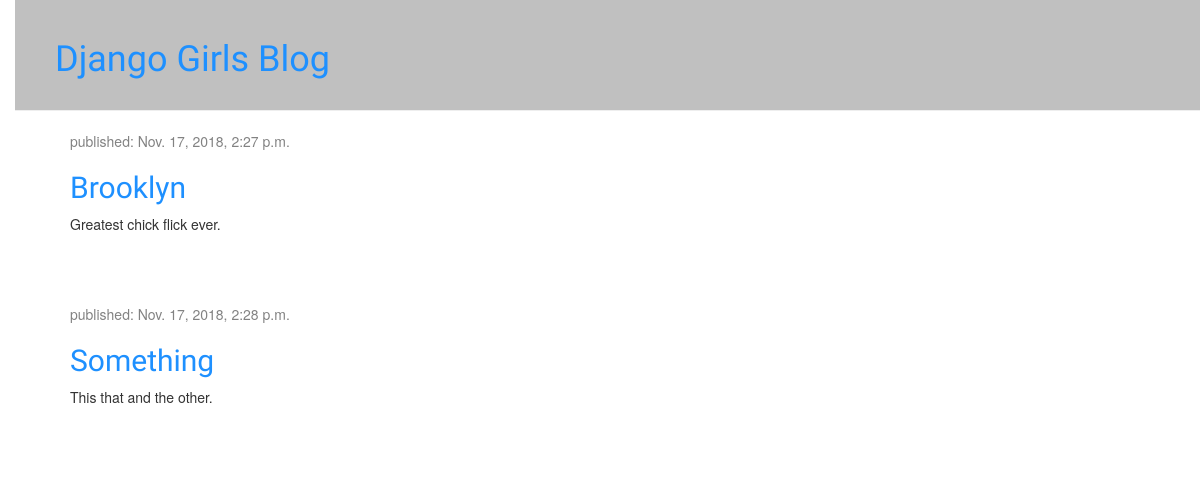
The app's page /, older data.
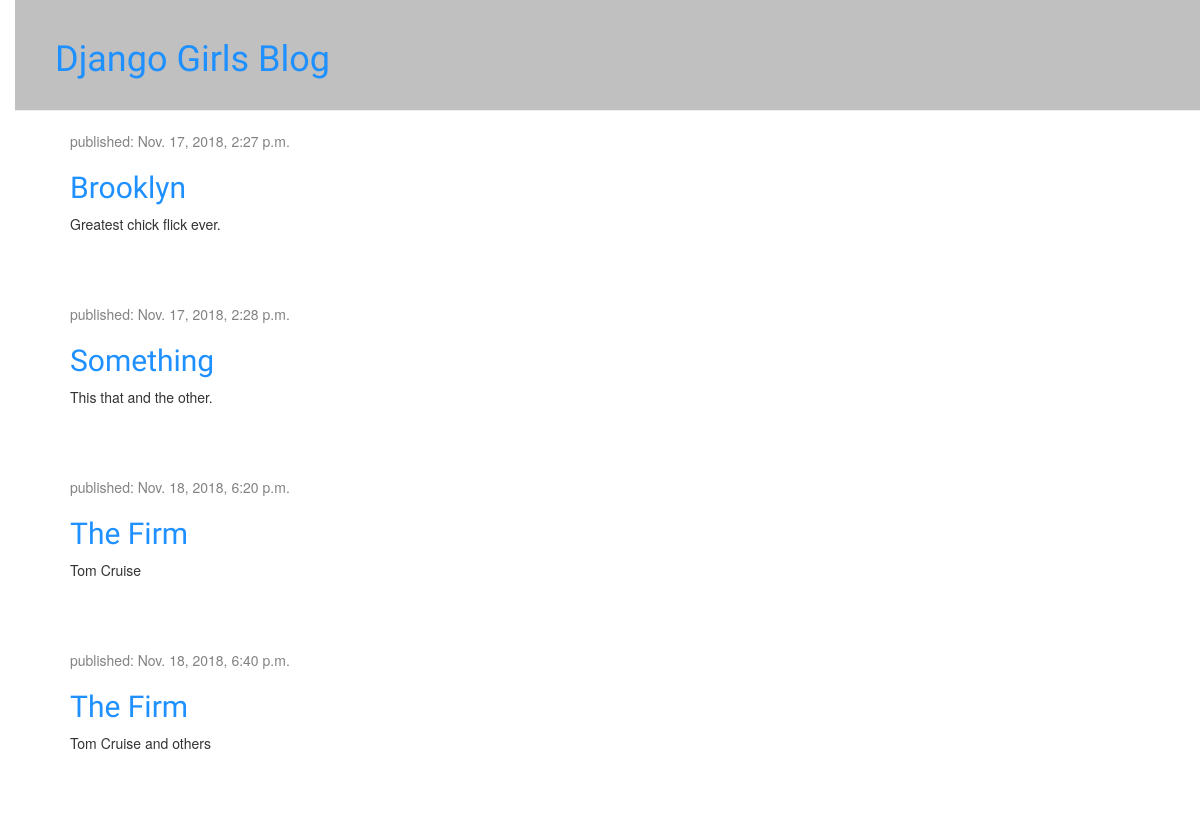
The same page, newer data.
### blog/models.py (models this page shows, shortened)
class Post(models.Model):
    author = models.ForeignKey(settings.AUTH_USER_MODEL, on_delete=models.CASCADE)
    title = models.CharField(max_length=200)
    text = models.TextField()
    created_date = models.DateTimeField(default=timezone.now)
    published_date = models.DateTimeField(blank=True, null=True)

### blog/views.py (the view)
# urls.py: path('', views.post_list, name='post_list'),
def post_list(request):
    posts = Post.objects.filter(published_date__lte=timezone.now()).order_by('published_date')
    return render(request, 'blog/post_list.html', {'posts': posts})

### blog/templates/blog/post_list.html (shortened to what this page needs)
{% load static %}
<!DOCTYPE html>
<html lang="en">
    <head>
        <link rel="stylesheet" href="//maxcdn.bootstrapcdn.com/bootstrap/3.2.0/css/bootstrap.min.css">
        <link rel="stylesheet" href="//maxcdn.bootstrapcdn.com/bootstrap/3.2.0/css/bootstrap-theme.min.css">
        <link rel="stylesheet" href="{% static 'css/blog.css' %}">
    </head>
    <body>
        <div class="page-header">
            <h1><a href="/">Django Girls Blog</a></h1>
        </div>
<div class="content container">
    <div class="row">
        <div class="col-md-8">
            {% for post in posts %}
                <div class="post">
                    <div class="date">
                        <p>published: {{ post.published_date }}</p>
                    </div>
                    <h2><a href="">{{ post.title }}</a></h2>
                    <p>{{ post.text|linebreaksbr }}</p>
                </div>
            {% endfor %}
        </div>
    </div>
</div>
    </body>
</html>

### blog/static/css/blog.css (style rules this page uses)
h1 a, h2 a { color: dodgerblue; font-family: 'Lobster'; }
body { padding-left: 15px; }
.page-header { background-color: silver; margin-top: 0; padding: 20px 20px 20px 40px; }
.content { margin-left: 40px; }
h1, h2, h3, h4 { font-family: 'Lobster', cursive; }
.date { color: #828282; }
.post { margin-bottom: 70px; }

Row changes from the older to the newer data that the page shows:
added Post: published_date "Nov. 18, 2018, 6:20 p.m.", title "The Firm", text "Tom Cruise"
added Post: published_date "Nov. 18, 2018, 6:40 p.m.", title "The Firm", text "Tom Cruise and others"
